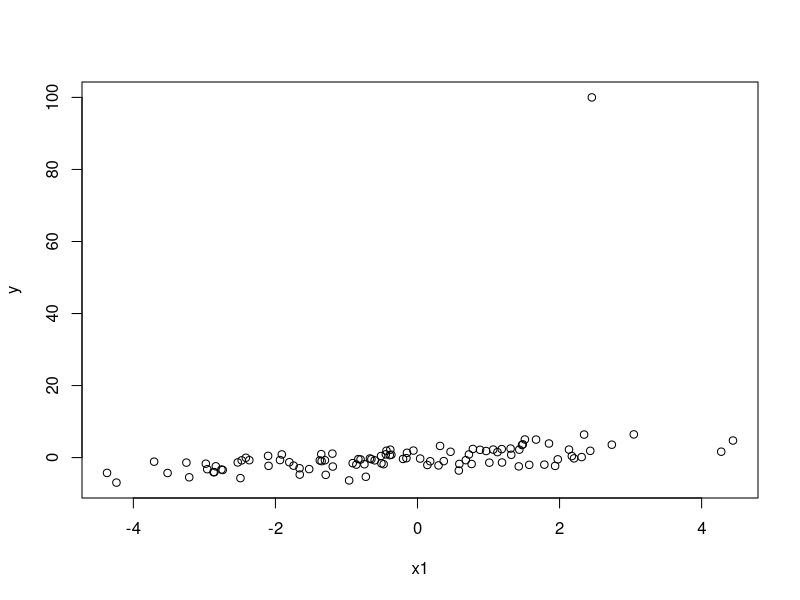

Recreate this plot in R. (Note: this script raises an error after producing the figure.)
set.seed(10)
x1 = rnorm(100,0,2)
x2 = rnorm(100,0,2)
y = x1 + x2 + rnorm(100,0,1)
y[100] = 100

plot(x1,y)

e = lm(y ~ -1+ x1 + x2) 
summary(e) 



rlm_model = rlm(y ~ -1 + x1 + x2,psi =psi.huber) 
summary(rlm_model) 


rlm_model = rlm(y ~ -1 + x1 + x2,psi = psi.hampel) 
summary(rlm_model) 

rlm_model = rlm(y ~ -1 + x1 + x2,psi = psi.bisquare) 
summary(rlm_model) 
